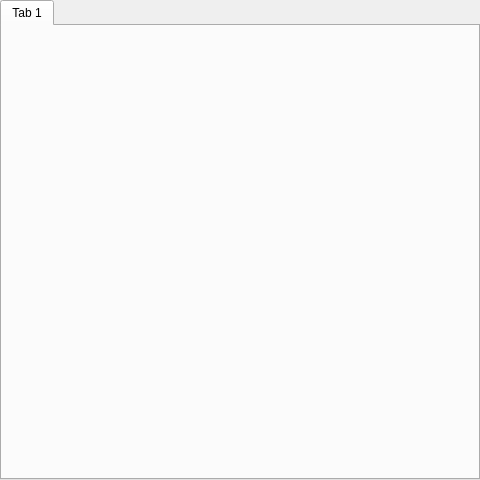
<?xml version="1.0" encoding="UTF-8"?>
<ui version="4.0">
 <class>DialogWin</class>
 <widget class="QTabWidget" name="DialogWin">
  <property name="geometry">
   <rect>
    <x>0</x>
    <y>0</y>
    <width>480</width>
    <height>480</height>
   </rect>
  </property>
  <property name="minimumSize">
   <size>
    <width>300</width>
    <height>200</height>
   </size>
  </property>
  <property name="windowTitle">
   <string>Dialogs</string>
  </property>
  <property name="windowIcon">
   <iconset resource="images.qrc">
    <normaloff>:/appIcon/cogxDialog_icon.png</normaloff>:/appIcon/cogxDialog_icon.png</iconset>
  </property>
  <property name="currentIndex">
   <number>0</number>
  </property>
  <widget class="QWidget" name="tab">
   <attribute name="title">
    <string>Tab 1</string>
   </attribute>
  </widget>
 </widget>
 <resources>
  <include location="images.qrc"/>
 </resources>
 <connections/>
</ui>
